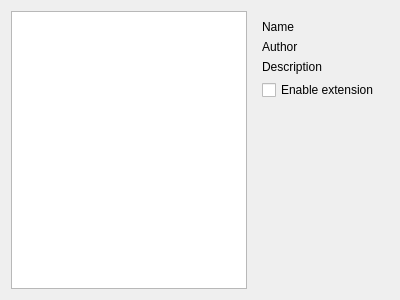
<?xml version="1.0" encoding="UTF-8"?>
<ui version="4.0">
 <class>ExtensionSettings</class>
 <widget class="QWidget" name="ExtensionSettings">
  <property name="geometry">
   <rect>
    <x>0</x>
    <y>0</y>
    <width>400</width>
    <height>300</height>
   </rect>
  </property>
  <property name="windowTitle">
   <string>Form</string>
  </property>
  <layout class="QHBoxLayout" name="horizontalLayout">
   <item>
    <widget class="QListWidget" name="listWidget"/>
   </item>
   <item>
    <widget class="QWidget" name="widget" native="true">
     <layout class="QVBoxLayout" name="verticalLayout_2">
      <property name="margin">
       <number>0</number>
      </property>
      <item>
       <widget class="QFrame" name="frame">
        <property name="frameShape">
         <enum>QFrame::NoFrame</enum>
        </property>
        <property name="frameShadow">
         <enum>QFrame::Raised</enum>
        </property>
        <layout class="QVBoxLayout" name="verticalLayout">
         <item>
          <widget class="QLabel" name="label_Name">
           <property name="text">
            <string>Name</string>
           </property>
           <property name="wordWrap">
            <bool>true</bool>
           </property>
           <property name="openExternalLinks">
            <bool>true</bool>
           </property>
          </widget>
         </item>
         <item>
          <widget class="QLabel" name="label_Author">
           <property name="text">
            <string>Author</string>
           </property>
           <property name="wordWrap">
            <bool>true</bool>
           </property>
           <property name="openExternalLinks">
            <bool>true</bool>
           </property>
          </widget>
         </item>
         <item>
          <widget class="QLabel" name="label_Description">
           <property name="text">
            <string>Description</string>
           </property>
           <property name="wordWrap">
            <bool>true</bool>
           </property>
           <property name="openExternalLinks">
            <bool>true</bool>
           </property>
          </widget>
         </item>
         <item>
          <widget class="QCheckBox" name="checkBox_Enabled">
           <property name="text">
            <string>Enable extension</string>
           </property>
          </widget>
         </item>
        </layout>
       </widget>
      </item>
      <item>
       <widget class="QStackedWidget" name="stackedWidget"/>
      </item>
     </layout>
    </widget>
   </item>
  </layout>
 </widget>
 <resources/>
 <connections>
  <connection>
   <sender>listWidget</sender>
   <signal>itemActivated(QListWidgetItem*)</signal>
   <receiver>ExtensionSettings</receiver>
   <slot>selectExtension(QListWidgetItem*)</slot>
   <hints>
    <hint type="sourcelabel">
     <x>135</x>
     <y>149</y>
    </hint>
    <hint type="destinationlabel">
     <x>199</x>
     <y>149</y>
    </hint>
   </hints>
  </connection>
 </connections>
 <slots>
  <slot>selectExtension(QListWidgetItem*)</slot>
 </slots>
</ui>
